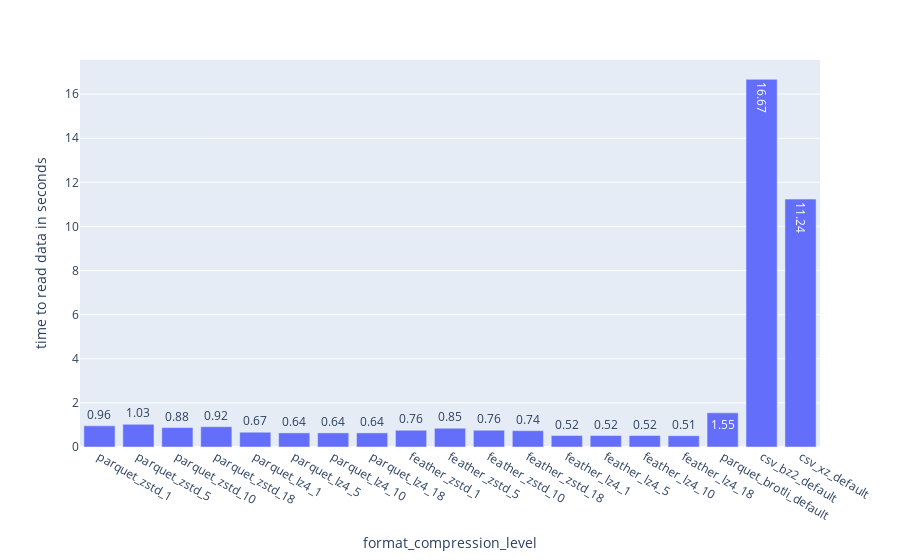

Notebook cell for this chart:
### Code cell
fig = px.bar(df_interesting_levels, x="method_compression_with_level", y="read_time", text_auto=True,
             labels={"read_time": "time to read data in seconds",
                     "method_compression_with_level": "format_compression_level"},)
fig.show()
fig.write_image("./plots/pandas_ff_bar_read_time_feather.svg")

### Figure 1 — Plotly figure (JSON) as saved in the notebook; plotly's stock layout.template omitted (floating-point values rounded to 4 significant figures)
{"data": [{"alignmentgroup": "True", "hovertemplate": "format_compression_level=%{x}<br>time to read data in seconds=%{y}<extra></extra>", "legendgroup": "", "marker": {"color": "#636efa", "pattern": {"shape": ""}}, "name": "", "offsetgroup": "", "orientation": "v", "showlegend": false, "textposition": "auto", "texttemplate": "%{y}", "type": "bar", "x": ["parquet_zstd_1", "parquet_zstd_5", "parquet_zstd_10", "parquet_zstd_18", "parquet_lz4_1", "parquet_lz4_5", "parquet_lz4_10", "parquet_lz4_18", "feather_zstd_1", "feather_zstd_5", "feather_zstd_10", "feather_zstd_18", "feather_lz4_1", "feather_lz4_5", "feather_lz4_10", "feather_lz4_18", "parquet_brotli_default", "csv_bz2_default", "csv_xz_default"], "xaxis": "x", "y": [0.96, 1.03, 0.88, 0.92, 0.67, 0.64, 0.64, 0.64, 0.76, 0.85, 0.76, 0.74, 0.52, 0.52, 0.52, 0.51, 1.55, 16.67, 11.24], "yaxis": "y"}], "layout": {"barmode": "relative", "legend": {"tracegroupgap": 0}, "margin": {"t": 60}, "xaxis": {"anchor": "y", "domain": [0, 1], "title": {"text": "format_compression_level"}}, "yaxis": {"anchor": "x", "domain": [0, 1], "title": {"text": "time to read data in seconds"}}}}
